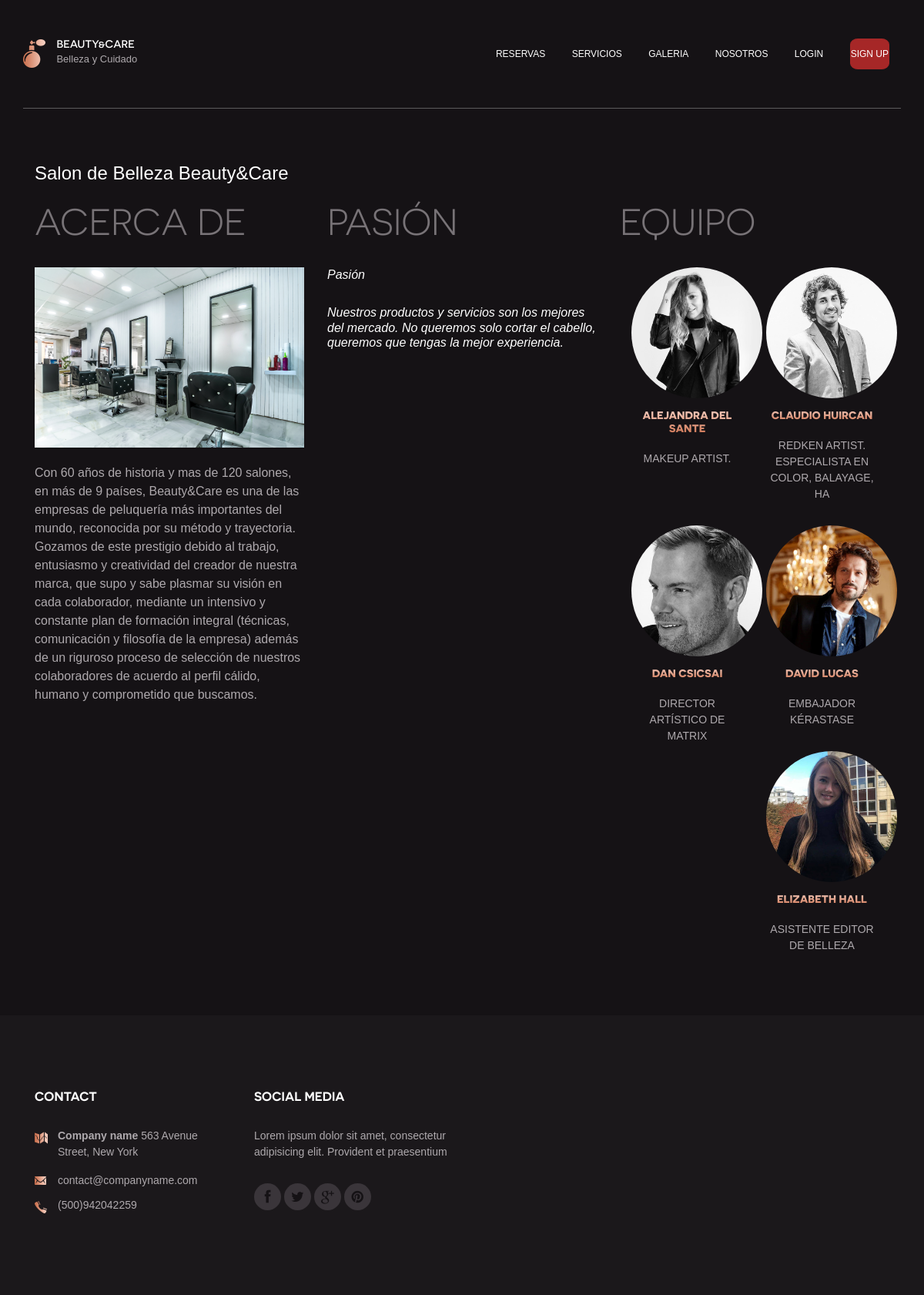
/nosotros/, run on an earlier commit of the app's database.
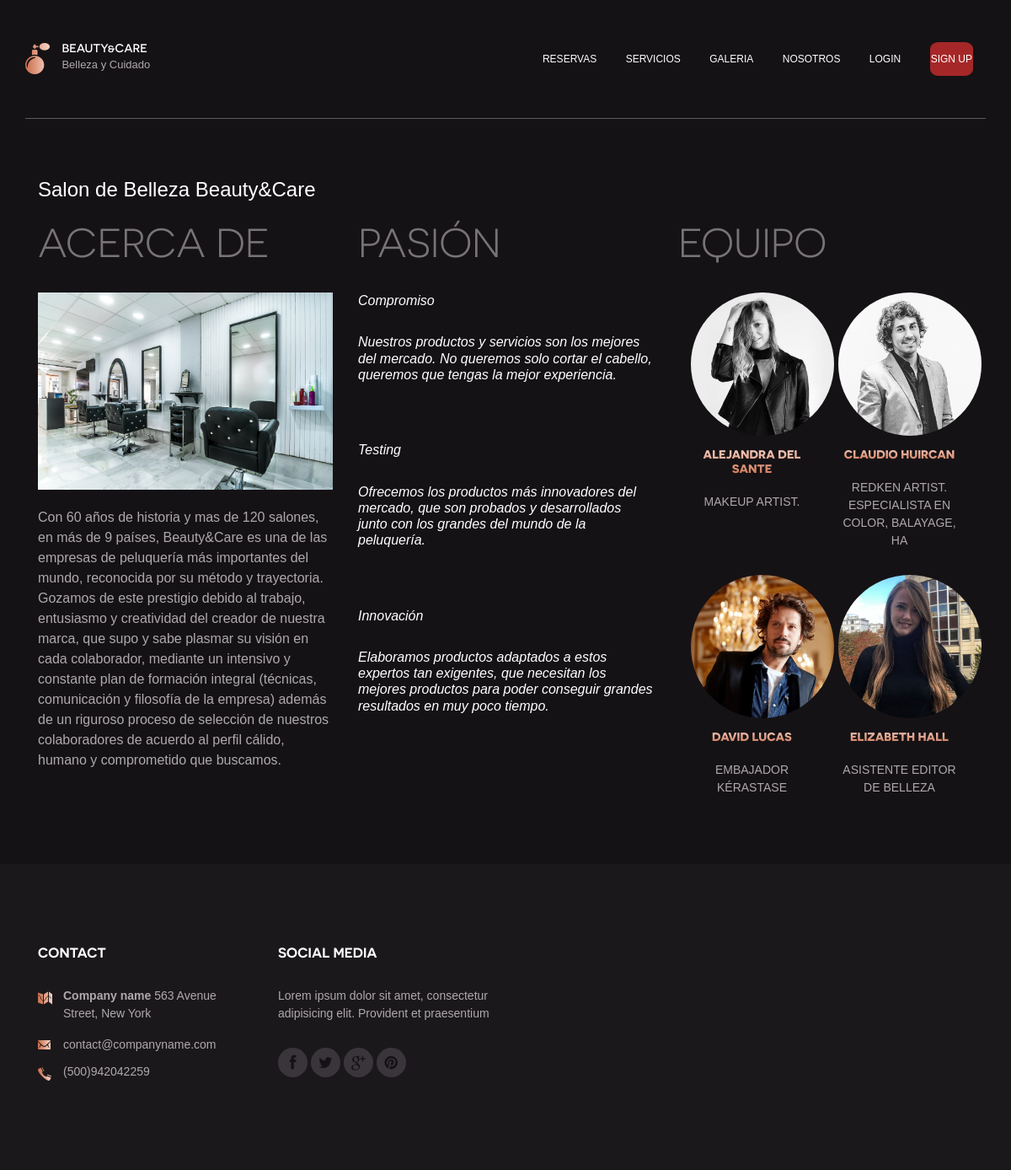
And on a later commit of the database.
### nosotros/models.py (models this page shows, shortened)
class Pasion(models.Model):
    titulo = models.CharField(max_length=50)
    contenido = models.TextField()
    class Meta:
        verbose_name = 'pasion'
        verbose_name_plural = 'pasion'

class Profesional(models.Model):
    nombre = models.CharField(max_length=50)
    titulo = models.CharField(max_length=50)
    descripcion = models.TextField()
    imagen = models.ImageField(upload_to='profesional/')
    class Meta:
        verbose_name = 'profesional'
        verbose_name_plural = 'profesional'

### nosotros/views.py (the view)
# urls.py: path('', views.nosotros_lista , name='nosotros_lista'),
def nosotros_lista(request):
    nosotros = Nosotros.objects.last()
    pasion = Pasion.objects.all()
    profesional = Profesional.objects.all()
    context = {
        'nosotros' : nosotros ,
        'pasion' : pasion ,
        'profesional' : profesional
    }
    return render(request , 'Nosotros/nosotros.html' , context)

### nosotros/templates/Nosotros/nosotros.html (shortened to what this page needs)
{% extends 'base.html' %}
{% load static %}
{% block body %}
    <main class="main-content">
        <div class="page">
            <div class="container">
                <h2 class="slider-title">Salon de Belleza Beauty&Care</h2>
                <div class="row">
                    <div class="col-md-4">
                        <h3 class="section-title">{{nosotros.titulo}}</h3>
                        <figure><img src="{% static 'site_static/images/salon.jpg' %}" alt=""></figure>
                        <p>{{nosotros.contenido}}</p>
                    </div>
                    <div class="col-md-4">
                        <h3 class="section-title">Pasión</h3>
                        {% for info in pasion %}
                            <h4 style="font-style: italic;">{{info.titulo}}</p>
                            <p style="font-weight: lighter;">{{info.contenido}}</p>
                            <br>
                        {% endfor %}
                    </div>
                    <div class="col-md-4">
                        <h3 class="section-title">Equipo</h3>
                        {% for foto in profesional %}
                            <div class="col-md-6">
                                <div class="team small">
                                    <figure class="team-image"><img src="{{foto.imagen.url}}"></figure>
                                    <h3 class="team-name">{{foto.nombre}}</h3>
                                    <p>{{foto.titulo}}</p>
                                </div>
                            </div>
                        {% endfor %}
                    </div>
                </div>
            </div>
        </div>
    </main>
{% endblock body %}

What changed in the data, as far as the page shows it:
removed Profesional: imagen (picture), nombre "DAN CSICSAI", titulo "DIRECTOR ARTÍSTICO DE MATRIX"
changed Pasion: titulo "Pasión" → "Compromiso"
added Pasion: titulo "Testing", contenido "Ofrecemos los productos más innovadores del mercado, que son probados y desarrollados junto con los grandes del mundo de la peluquería."
added Pasion: titulo "Innovación", contenido "Elaboramos productos adaptados a estos expertos tan exigentes, que necesitan los mejores productos para poder conseguir grandes resultados en muy poco tiempo."
